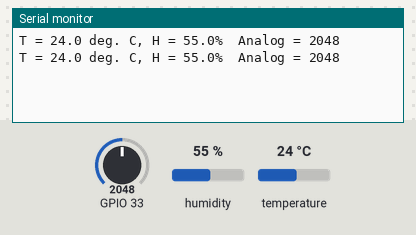
Bench run of a sketch on a simulated ESP32. Parts: the last lines printed to the serial monitor. Inputs (shaded band) come from the test bench; at power-on: humidity 55 %, GPIO 33 = 2048, temperature 24 °C.

Above: at 8.8 s.
8.9 s: humidity set to 22 %
At 13.4 s:
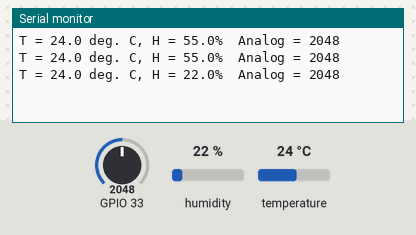
14.9 s: GPIO 33 set to 2866
At 16.4 s:
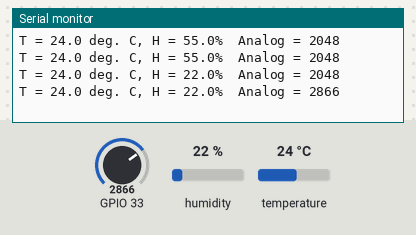
20.9 s: temperature set to 12 °C
At 25.0 s:
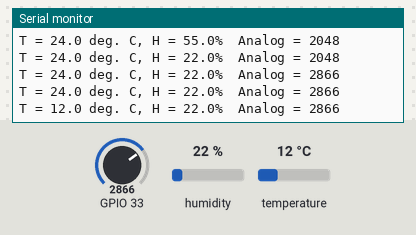
26.9 s: GPIO 33 set to 3603
At 29.3 s:
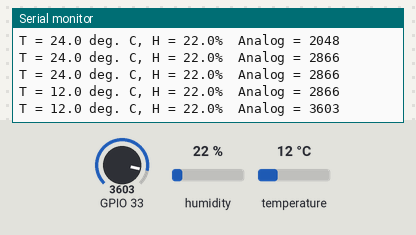
32.9 s: humidity set to 40 %
At 36.6 s:
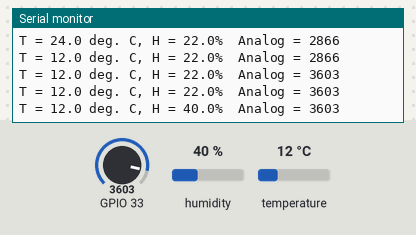
Timing chart, 0 to 38.1 s (numbered marks = the images above; inputs shaded):
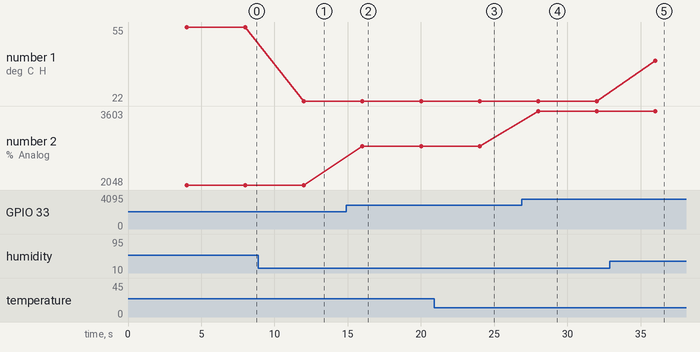

Measured:
- after the input at 8.9 s, the serial monitor: prints a new line after 3.1 s (image 1)
- after the input at 14.9 s, the serial monitor: prints a new line after 1.1 s (image 2)
- after the input at 20.9 s, the serial monitor: prints a new line after 3.1 s (image 3)
- after the input at 26.9 s, the serial monitor: prints a new line after 1.1 s (image 4)
- after the input at 32.9 s, the serial monitor: prints a new line after 3.1 s (image 5)
- plotted number 1: 55 → 22 after the input at 8.9 s, 22 → 40 after the input at 32.9 s
- plotted number 2: 2048 → 2866 after the input at 14.9 s, 2866 → 3603 after the input at 26.9 s

The sketch:

Project_2_DHT11_Basics.ino
```cpp
#include <Arduino.h>
#include "DHT_Async.h"

#define DHT_SENSOR_TYPE DHT_TYPE_11
static const int DHT_SENSOR_PIN = 25;
DHT_Async dht_sensor(DHT_SENSOR_PIN, DHT_SENSOR_TYPE);

void setup()
{ Serial.begin(9600);
}

static bool measure_environment(float *temperature, float *humidity)
{ static unsigned long measurement_timestamp = millis();

  /* Measure once every four seconds. */
  if (millis() - measurement_timestamp > 4000ul)
  { if (dht_sensor.measure(temperature, humidity))
    { measurement_timestamp = millis();
      return (true);
    }
  }
  return (false);
}

void loop()
{ float temperature;
  float humidity;

  // Read DHT sensor every 4 seconds
  if (measure_environment(&temperature, &humidity))
  { Serial.print("T = ");
    Serial.print(temperature, 1);
    Serial.print(" deg. C, H = ");
    Serial.print(humidity, 1);
    Serial.print("%  ");

    int an = analogRead(33);
    Serial.print("Analog = ");
    Serial.println(an);
  }
}
```
